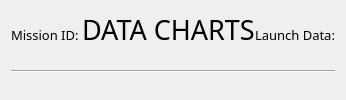
         <widget class="QWidget" name="archiveDataLabel_5" native="true">
          <property name="sizePolicy">
           <sizepolicy hsizetype="Preferred" vsizetype="Preferred">
            <horstretch>0</horstretch>
            <verstretch>0</verstretch>
           </sizepolicy>
          </property>
          <layout class="QVBoxLayout" name="verticalLayout_65">
           <item>
            <widget class="QWidget" name="pageTitleWidget_5" native="true">
             <layout class="QHBoxLayout" name="horizontalLayout_43">
              <property name="spacing">
               <number>0</number>
              </property>
              <property name="leftMargin">
               <number>0</number>
              </property>
              <property name="topMargin">
               <number>0</number>
              </property>
              <property name="rightMargin">
               <number>0</number>
              </property>
              <property name="bottomMargin">
               <number>0</number>
              </property>
              <item>
               <widget class="QWidget" name="widget_31" native="true">
                <layout class="QVBoxLayout" name="verticalLayout_66">
                 <property name="spacing">
                  <number>0</number>
                 </property>
                 <property name="leftMargin">
                  <number>0</number>
                 </property>
                 <property name="topMargin">
                  <number>10</number>
                 </property>
                 <property name="rightMargin">
                  <number>0</number>
                 </property>
                 <property name="bottomMargin">
                  <number>0</number>
                 </property>
                 <item alignment="Qt::AlignHCenter">
                  <widget class="QLabel" name="missionLabel_5">
                   <property name="font">
                    <font>
                     <family>Inria Sans</family>
                     <pointsize>10</pointsize>
                     <weight>50</weight>
                     <bold>false</bold>
                    </font>
                   </property>
                   <property name="text">
                    <string>Mission ID: &lt;nr&gt;</string>
                   </property>
                  </widget>
                 </item>
                </layout>
               </widget>
              </item>
              <item>
               <widget class="QWidget" name="titleLabel_5" native="true">
                <layout class="QVBoxLayout" name="verticalLayout_67">
                 <property name="spacing">
                  <number>0</number>
                 </property>
                 <property name="leftMargin">
                  <number>0</number>
                 </property>
                 <property name="topMargin">
                  <number>0</number>
                 </property>
                 <property name="rightMargin">
                  <number>0</number>
                 </property>
                 <property name="bottomMargin">
                  <number>0</number>
                 </property>
                 <item alignment="Qt::AlignHCenter">
                  <widget class="QLabel" name="label_27">
                   <property name="font">
                    <font>
                     <family>Inria Sans</family>
                     <pointsize>20</pointsize>
                     <weight>50</weight>
                     <bold>false</bold>
                    </font>
                   </property>
                   <property name="text">
                    <string>DATA CHARTS</string>
                   </property>
                  </widget>
                 </item>
                </layout>
               </widget>
              </item>
              <item>
               <widget class="QWidget" name="widget_32" native="true">
                <layout class="QVBoxLayout" name="verticalLayout_68">
                 <property name="spacing">
                  <number>0</number>
                 </property>
                 <property name="leftMargin">
                  <number>0</number>
                 </property>
                 <property name="topMargin">
                  <number>10</number>
                 </property>
                 <property name="rightMargin">
                  <number>0</number>
                 </property>
                 <property name="bottomMargin">
                  <number>0</number>
                 </property>
                 <item alignment="Qt::AlignHCenter">
                  <widget class="QLabel" name="label_28">
                   <property name="font">
                    <font>
                     <family>Inria Sans</family>
                     <pointsize>10</pointsize>
                     <weight>50</weight>
                     <bold>false</bold>
                    </font>
                   </property>
                   <property name="text">
                    <string>Launch Data: &lt;data&gt;</string>
                   </property>
                  </widget>
                 </item>
                </layout>
               </widget>
              </item>
             </layout>
            </widget>
           </item>
           <item>
            <widget class="QWidget" name="separatorWidget_5" native="true">
             <property name="sizePolicy">
              <sizepolicy hsizetype="Minimum" vsizetype="Preferred">
               <horstretch>0</horstretch>
               <verstretch>0</verstretch>
              </sizepolicy>
             </property>
             <layout class="QVBoxLayout" name="verticalLayout_69">
              <property name="spacing">
               <number>0</number>
              </property>
              <property name="leftMargin">
               <number>0</number>
              </property>
              <property name="topMargin">
               <number>0</number>
              </property>
              <property name="rightMargin">
               <number>0</number>
              </property>
              <property name="bottomMargin">
               <number>0</number>
              </property>
              <item>
               <widget class="Line" name="line_7">
                <property name="sizePolicy">
                 <sizepolicy hsizetype="Minimum" vsizetype="Minimum">
                  <horstretch>0</horstretch>
                  <verstretch>0</verstretch>
                 </sizepolicy>
                </property>
                <property name="orientation">
                 <enum>Qt::Horizontal</enum>
                </property>
               </widget>
              </item>
             </layout>
            </widget>
           </item>
          </layout>
         </widget>
